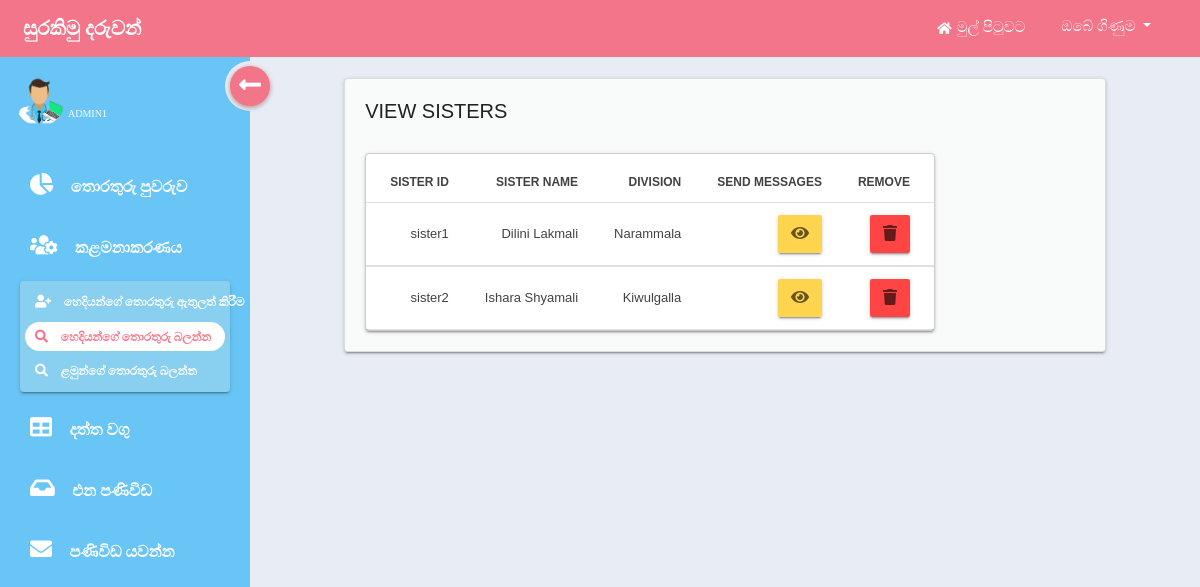
The page /pages/admin-doctor/admin-doc-view-sisters.php (signed in) on the database its author committed.
### tables this page shows
CREATE TABLE `sister` (
  `sister_id` varchar(50) NOT NULL,
  `sister_name` varchar(50) DEFAULT NULL,
  `sister_division` varchar(30) DEFAULT NULL,
  `sister_moh_division` int(11) DEFAULT NULL
);

### pages/admin-doctor/admin-doc-view-sisters.php (the view, shortened to what this page needs)
<!doctype html>
<html lang="en">
<head>
    <?php
    include('../../inc/basic/include-dashboard-css.php');
    include('../../inc/basic/include-dashboard-table-css.php');
    ?>
    <link rel="stylesheet" href="/pages/admin-doctor/css/admin-doc-view-sisters-style.css">
</head>
<body>
    <div class="wrapper">
        <?php include('inc/top-navbar.php'); ?>
        <div class="main-body">
            <?php include('inc/sidebar.php'); ?>
            <div class="content">
                <div class="container">
                   <div class="row">
                        <div class="col-md-1"></div>
                        <div class="col-md-10">
                            <div class="card">
                                <div class="card-body">
                                    <h5 class="card-title text-uppercase">view sisters</h5>
                                    <div class="table-for-data" style="margin-top: 30px">
                                        <?php
                                        $query1 = "SELECT sister_id, sister_name, sister_division FROM sister";
                                        $result1= mysqli_query($conn,$query1);
                                        ?>
                                        <table class="mdl-data-table table-responsive-md bordered" id="datatable">
                                            <thead>
                                                <tr>
                                                    <th>Sister ID</th>
                                                    <th>Sister name</th>
                                                    <th>division</th>
                                                    <th>Send messages</th>
                                                    <th>Remove</th>
                                                </tr>
                                            </thead>
                                            <tbody>
                                        <?php
                                        if ($result1) {
                                            while ($row = mysqli_fetch_assoc($result1)) {
                                        ?>
                                                <tr>
                                                    <td><?php echo $row['sister_id']; ?></td>
                                                    <td><?php echo $row['sister_name']; ?></td>
                                                    <td><?php echo $row['sister_division']; ?></td>
                                                    <td>
                                                        <form action="student.php" method="POST">
                                                            <button type="submit" name="send-btn" class="btn send-btn"><i class="fa fa-eye" aria-hidden="true"></i></button>
                                                        </form>
                                                    </td>
                                                    <td>
                                                        <form action="deleteh.php" method="POST">
                                                            <button type="submit" name="remove-btn" class="btn remove-btn"><i class="fa fa-trash" aria-hidden="true"></i></button>
                                                        </form>
                                                    </td>
                                                </tr>
                                        <?php
                                            }
                                        }
                                        ?>
                                            </tbody>
                                        </table>
                                    </div>
                                </div>
                            </div>
                        </div>
                        <div class="col-md-1"></div>
                    </div>
                </div>
            </div>
        </div>
    </div>
</body>
</html>

### assets/css/dashboard-style.css (style rules this page uses)
* { margin: 0; padding: 0; list-style: none; text-decoration: none; box-sizing: border-box; font-family: 'Montserrat', sans-serif; }
body { background: #e8edf5; width: 100%; height: 100%; }
.content { width: calc(100% - 250px); margin-left: 250px; margin-top: 58px; padding-top: 20px; transition: all 0.3s linear; }

### assets/css/custom-table-style.css (style rules this page uses)
table { border-collapse: separate !important; border-spacing: 0; }
.bordered { border: solid #ccc 1px; border-radius: 4px; box-shadow: 0 3px 1px -2px rgba(0,0,0,.2), 0 2px 2px 0 rgba(0,0,0,.14), 0 1px 5px 0 rgba(0,0,0,.12); }
.bordered thead tr th { font-weight: bold; text-transform: uppercase; color: #424242; }
.bordered tbody tr td { color: #424242; }
.bordered .remove-btn { border-radius: 2px; background-color: #FF4444; box-shadow: 0 3px 1px -2px rgba(0,0,0,.2), 0 2px 2px 0 rgba(0,0,0,.14), 0 1px 5px 0 rgba(0,0,0,.12); color: rgba(0,0,0,0.6); }
.bordered .send-btn { border-radius: 2px; background-color: #ffd54f; box-shadow: 0 3px 1px -2px rgba(0,0,0,.2), 0 2px 2px 0 rgba(0,0,0,.14), 0 1px 5px 0 rgba(0,0,0,.12); color: rgba(0,0,0,0.6); }

### pages/admin-doctor/css/admin-doc-view-sisters-style.css (style rules this page uses)
.content .card { border-radius: 4px; background: #f9fafa; box-shadow: 0 3px 1px -2px rgba(0,0,0,.2), 0 2px 2px 0 rgba(0,0,0,.14), 0 1px 5px 0 rgba(0,0,0,.12); color: rgba(0,0,0,.87); }

### rows shown on the page
sister: sister_id "sister1", sister_name "Dilini Lakmali", sister_division "Narammala"
sister: sister_id "sister2", sister_name "Ishara Shyamali", sister_division "Kiwulgalla"

### other values the page prints
$_SESSION['admin_id'] "ADMIN1"
